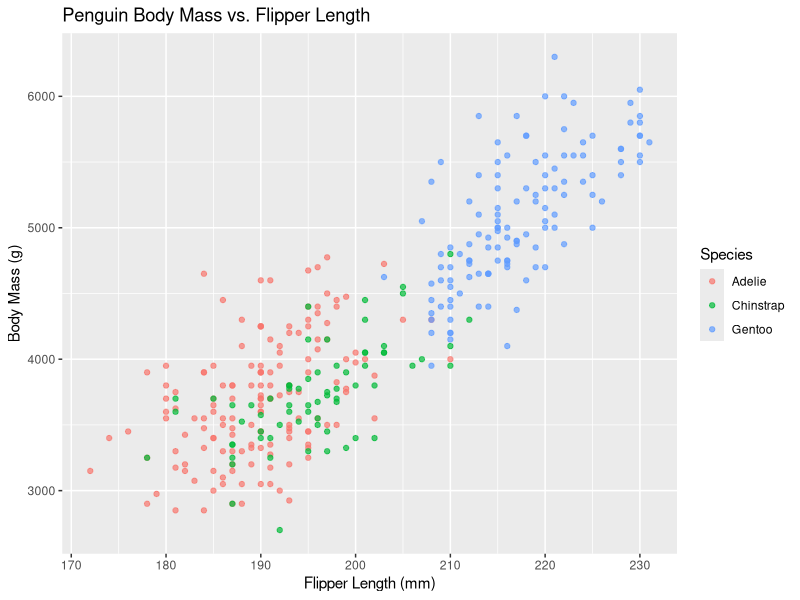

Recreate this plot in R.
## ---- chunk 1
#| message: false
#| warning: false

library(palmerpenguins)
library(dplyr)
library(ggplot2)
## ---- chunk 2
penguins <- palmerpenguins::penguins
head(penguins)
## ---- chunk 3
species_summary <- penguins |>
  group_by(species) |>
  summarize(
    average_body_mass = mean(body_mass_g, na.rm = TRUE),
    average_flipper_length = mean(flipper_length_mm, na.rm = TRUE)
  )

species_summary
## ---- chunk 4
#| label: fig-penguin-size-r
#| fig-cap: "Body mass and flipper length of Palmer Penguins by species."

ggplot(
  penguins,
  aes(
    x = flipper_length_mm,
    y = body_mass_g,
    color = species
  )
) +
  geom_point(alpha = 0.7) +
  labs(
    x = "Flipper Length (mm)",
    y = "Body Mass (g)",
    color = "Species",
    title = "Penguin Body Mass vs. Flipper Length"
  )
